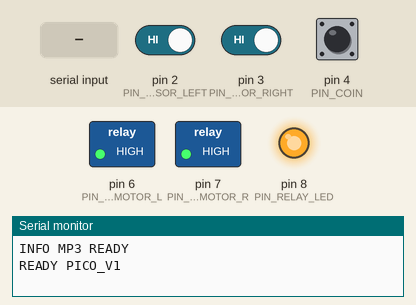
Simulated run of this sketch. Board: Arduino Mega 2560, built with avr-gcc and run on an emulated ATmega2560. Shown: switched loads named in the sketch (green lamp = pin HIGH), output pins drawn as LEDs (lit = HIGH), the last lines printed to the serial monitor. Inputs (shaded band) come from the test bench; at power-on: pin 2 (PIN_SENSOR_LEFT) HIGH, pin 3 (PIN_SENSOR_RIGHT) HIGH, pin 4 (PIN_COIN) HIGH. The audio player accepts every command and is not drawn.

Above: at 2.6 s.
2.7 s: "LED ON\n" received over Serial
At 3.9 s:
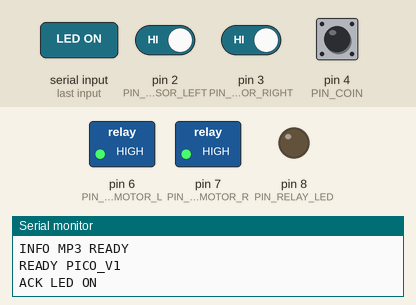
4.2 s: pin 2 (PIN_SENSOR_LEFT) driven LOW
5.7 s: pin 3 (PIN_SENSOR_RIGHT) driven LOW
7.2 s: pin 4 (PIN_COIN) pulled LOW for 0.15 s
8.8 s: "PING 1\n" received over Serial
10.3 s: "STATUS 1\n" received over Serial
Timing chart, 0 to 12.8 s (numbered marks = the images above; inputs shaded):
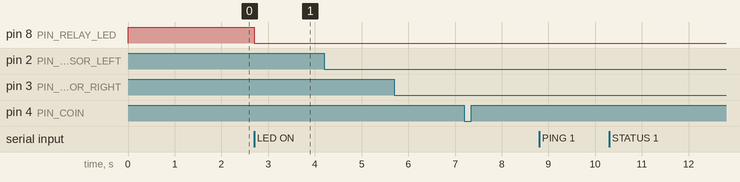

Measured:
- after the input at 2.7 s, pin 8 (PIN_RELAY_LED): HIGH → LOW at once

The sketch:

PandaPigPico.ino
```cpp
#include <Arduino.h>
#include <DFRobotDFPlayerMini.h>
#include "pins.h"

DFRobotDFPlayerMini dfPlayer;
bool mp3Ready = false;

uint32_t sensorDebounceMs = 80;
uint32_t coinDebounceMs = 120;

struct DebouncedInput {
  uint8_t pin;
  bool stable;
  bool lastRaw;
  uint32_t lastChange;
};

DebouncedInput sensorLeft  { PIN_SENSOR_LEFT,  true, true, 0 };
DebouncedInput sensorRight { PIN_SENSOR_RIGHT, true, true, 0 };
DebouncedInput coinInput   { PIN_COIN,         true, true, 0 };

struct RelayPulse {
  uint8_t pin;
  bool active;
  uint32_t offAt;
};

RelayPulse motorLeft  { PIN_RELAY_MOTOR_L, false, 0 };
RelayPulse motorRight { PIN_RELAY_MOTOR_R, false, 0 };
RelayPulse ledPulse   { PIN_RELAY_LED, false, 0 };

bool ledLatched = false;

bool activeLevel() {
  return INPUT_ACTIVE_LOW ? LOW : HIGH;
}

void setRelay(uint8_t pin, bool on) {
  if (RELAY_ACTIVE_LOW) digitalWrite(pin, on ? LOW : HIGH);
  else digitalWrite(pin, on ? HIGH : LOW);
}

void startPulse(RelayPulse &relay, uint32_t durationMs) {
  durationMs = constrain(durationMs, 20UL, 15000UL);
  relay.active = true;
  relay.offAt = millis() + durationMs;
  setRelay(relay.pin, true);
}

void updatePulse(RelayPulse &relay) {
  if (relay.active && (int32_t)(millis() - relay.offAt) >= 0) {
    relay.active = false;
    if (relay.pin == PIN_RELAY_LED) {
      setRelay(relay.pin, ledLatched);
    } else {
      setRelay(relay.pin, false);
    }
  }
}

bool updateInput(DebouncedInput &input, uint32_t debounceMs) {
  bool raw = digitalRead(input.pin);
  if (raw != input.lastRaw) {
    input.lastRaw = raw;
    input.lastChange = millis();
  }

  if (raw != input.stable && (millis() - input.lastChange) >= debounceMs) {
    input.stable = raw;
    if (input.stable == activeLevel()) return true;
  }
  return false;
}

void sendReady() {
  Serial.println("READY PICO_V1");
}

void sendStatus() {
  Serial.print("STATUS MP3=");
  Serial.print(mp3Ready ? "1" : "0");
  Serial.print(" SENSOR_DEBOUNCE=");
  Serial.print(sensorDebounceMs);
  Serial.print(" MOTOR_L=");
  Serial.print(motorLeft.active ? "1" : "0");
  Serial.print(" MOTOR_R=");
  Serial.print(motorRight.active ? "1" : "0");
  Serial.print(" LED=");
  Serial.println((ledLatched || ledPulse.active) ? "1" : "0");
}

void handleCommand(String line) {
  line.trim();
  if (!line.length()) return;

  String upper = line;
  upper.toUpperCase();

  if (upper == "PING") {
    Serial.println("PONG");
    sendReady();
    return;
  }

  if (upper == "STATUS") {
    sendStatus();
    return;
  }

  if (upper.startsWith("MOTOR ")) {
    char side = upper.charAt(6);
    int secondSpace = upper.indexOf(' ', 8);
    long duration = 400;
    if (secondSpace > 0) duration = upper.substring(secondSpace + 1).toInt();
    else duration = upper.substring(8).toInt();

    if (side == 'L') {
      startPulse(motorLeft, duration);
      Serial.println("ACK MOTOR L");
    } else if (side == 'R') {
      startPulse(motorRight, duration);
      Serial.println("ACK MOTOR R");
    }
    return;
  }

  if (upper == "LED ON") {
    ledLatched = true;
    setRelay(PIN_RELAY_LED, true);
    Serial.println("ACK LED ON");
    return;
  }

  if (upper == "LED OFF") {
    ledLatched = false;
    ledPulse.active = false;
    setRelay(PIN_RELAY_LED, false);
    Serial.println("ACK LED OFF");
    return;
  }

  if (upper.startsWith("LED PULSE ")) {
    long duration = upper.substring(10).toInt();
    startPulse(ledPulse, duration);
    Serial.println("ACK LED PULSE");
    return;
  }

  if (upper.startsWith("MP3 VOLUME ")) {
    int volume = constrain(upper.substring(11).toInt(), 0, 30);
    if (mp3Ready) dfPlayer.volume(volume);
    Serial.print("ACK MP3 VOLUME ");
    Serial.println(volume);
    return;
  }

  if (upper.startsWith("MP3 PLAY ")) {
    int track = max(1, upper.substring(9).toInt());
    if (mp3Ready) dfPlayer.play(track);
    Serial.print("ACK MP3 PLAY ");
    Serial.println(track);
    return;
  }

  if (upper.startsWith("SET DEBOUNCE ")) {
    sensorDebounceMs = constrain(upper.substring(13).toInt(), 10UL, 2000UL);
    Serial.print("ACK DEBOUNCE ");
    Serial.println(sensorDebounceMs);
    return;
  }

  Serial.print("ERR UNKNOWN ");
  Serial.println(line);
}

void setup() {
  pinMode(PIN_SENSOR_LEFT, INPUT_PULLUP);
  pinMode(PIN_SENSOR_RIGHT, INPUT_PULLUP);
  pinMode(PIN_COIN, INPUT_PULLUP);

  pinMode(PIN_RELAY_MOTOR_L, OUTPUT);
  pinMode(PIN_RELAY_MOTOR_R, OUTPUT);
  pinMode(PIN_RELAY_LED, OUTPUT);
  setRelay(PIN_RELAY_MOTOR_L, false);
  setRelay(PIN_RELAY_MOTOR_R, false);
  setRelay(PIN_RELAY_LED, false);

  Serial.begin(115200);
  delay(600);

#if defined(ARDUINO_ARCH_RP2040)
  Serial1.setTX(PIN_MP3_TX);
  Serial1.setRX(PIN_MP3_RX);
#endif
  Serial1.begin(9600);
  delay(300);
  mp3Ready = dfPlayer.begin(Serial1);
  if (mp3Ready) {
    dfPlayer.volume(24);
    Serial.println("INFO MP3 READY");
  } else {
    Serial.println("INFO MP3 NOT_FOUND");
  }

  sensorLeft.stable = sensorLeft.lastRaw = digitalRead(PIN_SENSOR_LEFT);
  sensorRight.stable = sensorRight.lastRaw = digitalRead(PIN_SENSOR_RIGHT);
  coinInput.stable = coinInput.lastRaw = digitalRead(PIN_COIN);

  sendReady();
}

void loop() {
  if (updateInput(sensorLeft, sensorDebounceMs)) Serial.println("EVENT SENSOR L");
  if (updateInput(sensorRight, sensorDebounceMs)) Serial.println("EVENT SENSOR R");
  if (updateInput(coinInput, coinDebounceMs)) Serial.println("EVENT COIN");

  updatePulse(motorLeft);
  updatePulse(motorRight);
  updatePulse(ledPulse);

  while (Serial.available()) {
    String line = Serial.readStringUntil('\n');
    handleCommand(line);
  }

  delay(1);
}
```

pins.h
```cpp
#pragma once

// Raspberry Pi Pico / RP2040 pin plan
// Inputs MUST be 3.3V-safe. 5V/12V sensor outputs require optocoupler or level shifting.
#define PIN_SENSOR_LEFT      2
#define PIN_SENSOR_RIGHT     3
#define PIN_COIN             4

#define PIN_RELAY_MOTOR_L    6
#define PIN_RELAY_MOTOR_R    7
#define PIN_RELAY_LED        8

// DFPlayer Mini UART
#define PIN_MP3_TX           0   // Pico TX -> DFPlayer RX (series resistor recommended)
#define PIN_MP3_RX           1   // Pico RX <- DFPlayer TX

#define RELAY_ACTIVE_LOW     true
#define INPUT_ACTIVE_LOW     true
```
